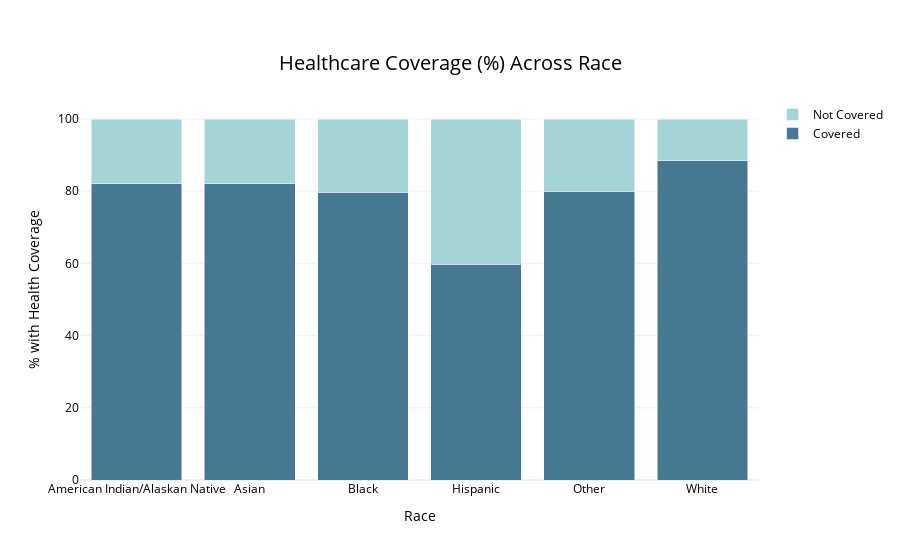

Here is the notebook cell this chart was saved with:
### Code cell
import plotly.graph_objects as go

fig = go.Figure(data=[
    go.Bar(name='Covered', x=race_cov_df_YES_perc['_IMPRACE'], y=race_cov_df_YES_perc['HLTHPLN1'], marker=go.bar.Marker(color= 'rgb(70, 119, 147)')),
    go.Bar(name='Not Covered', x=race_cov_df_NO_perc['_IMPRACE'], y=race_cov_df_NO_perc['HLTHPLN1'], marker=go.bar.Marker(color= 'rgb(164, 212, 213)')),
])
# Change the bar mode
fig.update_layout(font_color="Black",
    title= {'text':'Healthcare Coverage (%) Across Race', 
            'font_size':20,
           'y':0.9,
            'x':0.5,
            'xanchor': 'center',
            'yanchor': 'top'},barmode='stack', 
                  xaxis_title='Race',
                   yaxis_title='% with Health Coverage',
                  template='plotly_white')
fig.show()

### Figure 1 — Plotly figure (JSON) as saved in the notebook; plotly's stock layout.template omitted (floating-point values rounded to 4 significant figures)
{"data": [{"marker": {"color": "rgb(70, 119, 147)"}, "name": "Covered", "type": "bar", "x": ["American Indian/Alaskan Native", "Asian", "Black", "Hispanic", "Other", "White"], "y": [82.02, 82.13, 79.76, 59.81, 79.92, 88.37]}, {"marker": {"color": "rgb(164, 212, 213)"}, "name": "Not Covered", "type": "bar", "x": ["American Indian/Alaskan Native", "Asian", "Black", "Hispanic", "Other", "White"], "y": [17.98, 17.87, 20.24, 40.19, 20.08, 11.63]}], "layout": {"barmode": "stack", "font": {"color": "Black"}, "title": {"font": {"size": 20}, "text": "Healthcare Coverage (%) Across Race", "x": 0.5, "xanchor": "center", "y": 0.9, "yanchor": "top"}, "xaxis": {"title": {"text": "Race"}}, "yaxis": {"title": {"text": "% with Health Coverage"}}}}
